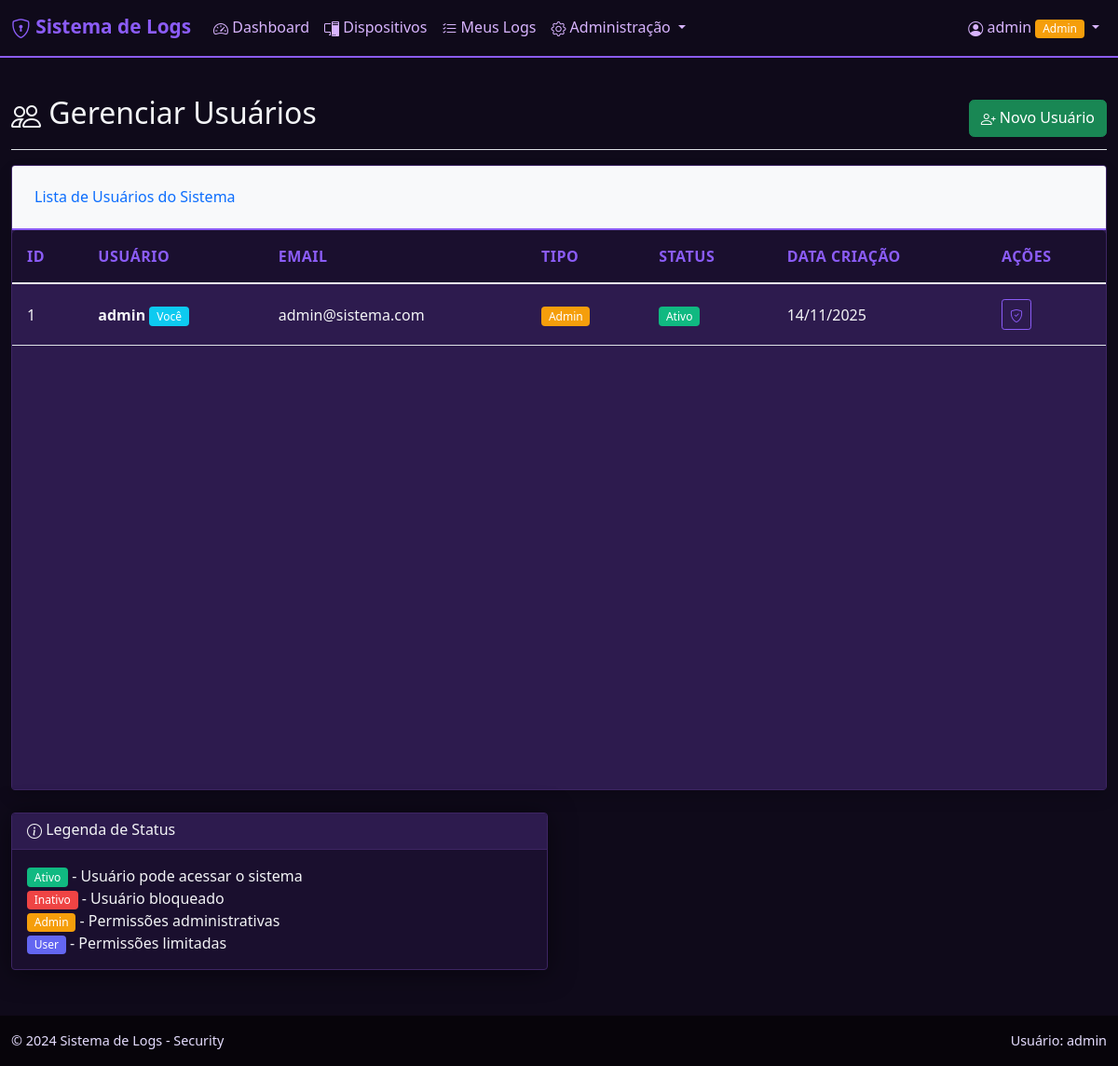
Before: /admin/users (signed in) with the older database file.
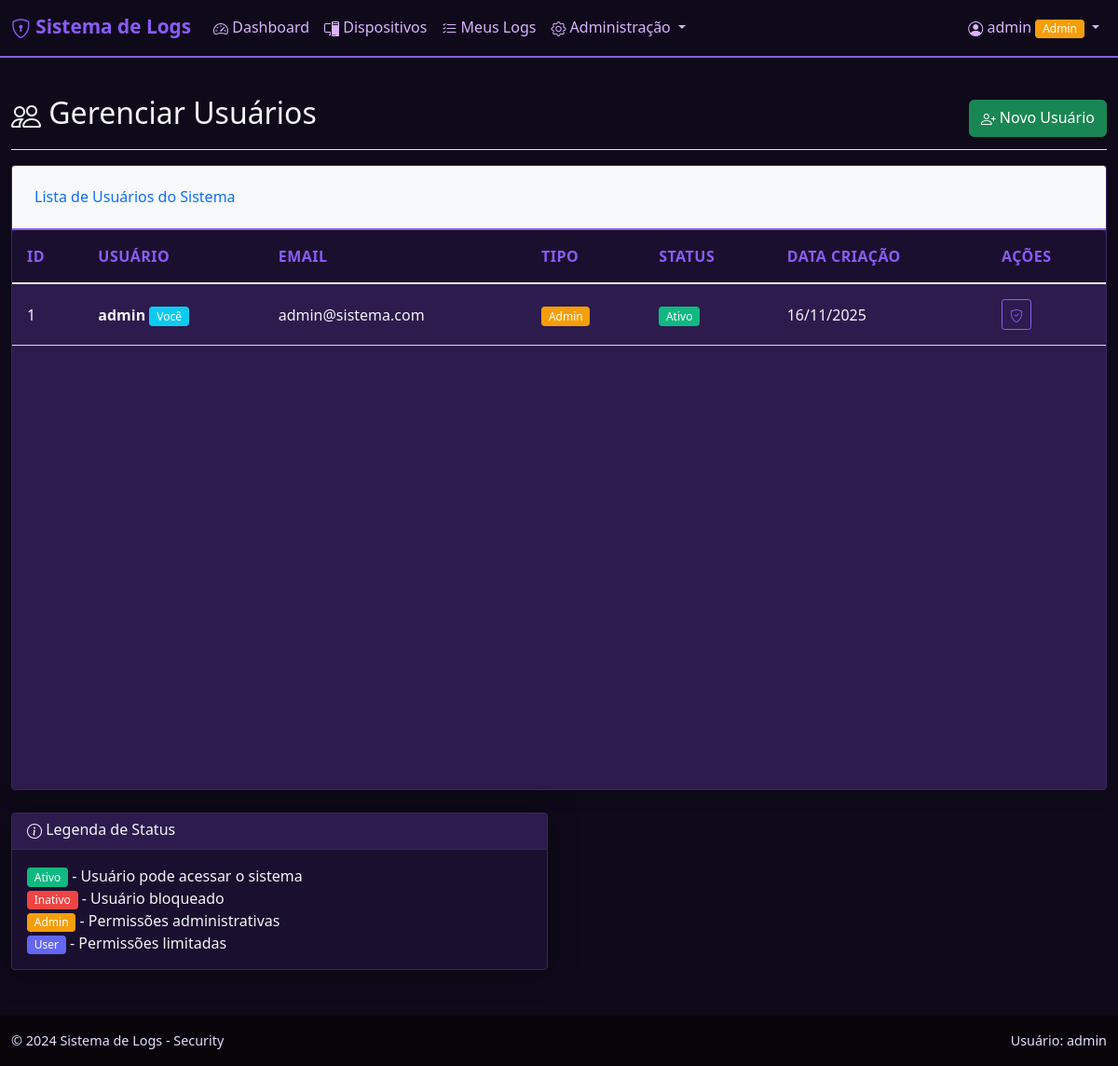
After: the same page with the newer database file.
### models.py (models this page shows)
class User(UserMixin, db.Model):
    id = db.Column(db.Integer, primary_key=True)
    username = db.Column(db.String(80), unique=True, nullable=False)
    email = db.Column(db.String(120), unique=True, nullable=False)
    password_hash = db.Column(db.String(255), nullable=False)
    role = db.Column(db.Enum(UserRole), default=UserRole.USER)
    created_at = db.Column(db.DateTime, default=get_brasilia_now)
    is_active = db.Column(db.Boolean, default=True)  # Usuário ativo ou desativado?
    user_permissions = db.relationship('UserPermission', backref='user', lazy=True, cascade='all, delete-orphan', foreign_keys='UserPermission.user_id')
    permissions_granted = db.relationship('UserPermission', backref='granted_by_user', lazy=True, foreign_keys='UserPermission.granted_by')
    logs = db.relationship('AccessLog', backref='user', lazy=True, cascade='all, delete-orphan')

### blueprints/users.py (the view)
@users_bp.route('/users')
@login_required
@admin_required
def users():
    users_list = User.query.all()
    return render_template('users.html', users=users_list)

### blueprints/users.py (called while the page is built)
def admin_required(func):
    from functools import wraps
    @wraps(func)
    def decorated_view(*args, **kwargs):
        if current_user.role != UserRole.ADMIN:
            flash('Acesso negado! Apenas administradores.', 'error')
            return redirect(url_for('main.dashboard'))
        return func(*args, **kwargs)
    return decorated_view

### templates/users.html (shortened to what this page needs)
{% extends "base.html" %}
{% block content %}
<div class="d-flex justify-content-between flex-wrap flex-md-nowrap align-items-center pt-3 pb-2 mb-3 border-bottom">
    <h1 class="h2"><i class="bi bi-people"></i> Gerenciar Usuários</h1>
    <div class="btn-toolbar mb-2 mb-md-0">
        <a href="{{ url_for('users.add_user') }}" class="btn btn-success">
            <i class="bi bi-person-plus"></i> Novo Usuário
        </a>
    </div>
</div>
<div class="card shadow">
    <div class="card-header bg-light">
        <h6 class="m-0 font-weight-bold text-primary">Lista de Usuários do Sistema</h6>
    </div>
    <div class="card-body">
        <div class="table-responsive">
            <table class="table table-hover" id="usersTable">
                <thead class="table-light">
                    <tr>
                        <th>ID</th>
                        <th>Usuário</th>
                        <th>Email</th>
                        <th>Tipo</th>
                        <th>Status</th>
                        <th>Data Criação</th>
                        <th>Ações</th>
                    </tr>
                </thead>
                <tbody>
                    {% for user in users %}
                    <tr>
                        <td>{{ user.id }}</td>
                        <td>
                            <strong>{{ user.username }}</strong>
                            {% if user.id == current_user.id %}
                            <span class="badge bg-info">Você</span>
                            {% endif %}
                        </td>
                        <td>{{ user.email }}</td>
                        <td>
                            <span class="badge {% if user.role.value == 'admin' %}bg-warning{% else %}bg-secondary{% endif %}">
                                {{ user.role.value|title }}
                            </span>
                        </td>
                        <td>
                            {% if user.is_active %}
                            <span class="badge bg-success">Ativo</span>
                            {% else %}
                            <span class="badge bg-danger">Inativo</span>
                            {% endif %}
                        </td>
                        <td>{{ user.created_at.strftime('%d/%m/%Y') }}</td>
                        <td>
                            <div class="btn-group btn-group-sm">
                                <a href="{{ url_for('users.user_permissions', user_id=user.id) }}"
                                   class="btn btn-outline-primary" title="Permissões">
                                    <i class="bi bi-shield-check"></i>
                                </a>
                            </div>
                        </td>
                    </tr>
                    {% endfor %}
                </tbody>
            </table>
        </div>
    </div>
</div>
<div class="row mt-4">
    <div class="col-md-6">
        <div class="card">
            <div class="card-header">
                <h6 class="mb-0"><i class="bi bi-info-circle"></i> Legenda de Status</h6>
            </div>
            <div class="card-body">
                <span class="badge bg-success">Ativo</span> - Usuário pode acessar o sistema<br>
                <span class="badge bg-danger">Inativo</span> - Usuário bloqueado<br>
                <span class="badge bg-warning">Admin</span> - Permissões administrativas<br>
                <span class="badge bg-secondary">User</span> - Permissões limitadas
            </div>
        </div>
    </div>
</div>
{% endblock %}

### templates/base.html (shortened to what this page needs)
<!DOCTYPE html>
<html lang="pt-BR">
<head>
    <link href="https://cdn.jsdelivr.net/npm/bootstrap@5.1.3/dist/css/bootstrap.min.css" rel="stylesheet">
    <link rel="stylesheet" href="https://cdn.jsdelivr.net/npm/bootstrap-icons@1.8.1/font/bootstrap-icons.css">
    <link href="{{ url_for('static', filename='css/style.css') }}" rel="stylesheet">
</head>
<body>
    <nav class="navbar navbar-expand-lg navbar-dark bg-dark">
        <div class="container-fluid">
            <a class="navbar-brand" href="{{ url_for('main.dashboard') }}">
                <i class="bi bi-shield-lock"></i> Sistema de Logs
            </a>
            <div class="collapse navbar-collapse" id="navbarNav">
                <ul class="navbar-nav me-auto">
                    {% if current_user.is_authenticated %}
                        <li class="nav-item">
                            <a class="nav-link" href="{{ url_for('main.dashboard') }}">
                                <i class="bi bi-speedometer2"></i> Dashboard
                            </a>
                        </li>
                        <li class="nav-item">
                            <a class="nav-link" href="{{ url_for('devices.devices') }}">
                                <i class="bi bi-pc-display"></i> Dispositivos
                            </a>
                        </li>
                        <li class="nav-item">
                            <a class="nav-link" href="{{ url_for('logs.logs') }}">
                                <i class="bi bi-list-check"></i> Meus Logs
                            </a>
                        </li>
                        {% if current_user.role.value == 'admin' %}
                        <li class="nav-item dropdown">
                            <a class="nav-link dropdown-toggle" href="#" id="adminDropdown" role="button" data-bs-toggle="dropdown">
                                <i class="bi bi-gear"></i> Administração
                            </a>
                        </li>
                        {% endif %}
                    {% endif %}
                </ul>
                <ul class="navbar-nav">
                    {% if current_user.is_authenticated %}
                    <li class="nav-item dropdown">
                        <a class="nav-link dropdown-toggle" href="#" id="userDropdown" role="button" data-bs-toggle="dropdown">
                            <i class="bi bi-person-circle"></i> {{ current_user.username }}
                            {% if current_user.role.value == 'admin' %}
                                <span class="badge bg-warning">Admin</span>
                            {% endif %}
                        </a>
                    </li>
                    {% else %}
                    <li class="nav-item">
                        <a class="nav-link" href="{{ url_for('auth.login') }}">Login</a>
                    </li>
                    {% endif %}
                </ul>
            </div>
        </div>
    </nav>
    <div class="container-fluid mt-4">
        {% block content %}{% endblock %}
    </div>
    <footer class="bg-dark text-light mt-5 py-3">
        <div class="container-fluid">
            <div class="row">
                <div class="col-md-6">
                    <p class="mb-0">&copy; 2024 Sistema de Logs - Security</p>
                </div>
                <div class="col-md-6 text-end">
                    <p class="mb-0">Usuário: {{ current_user.username if current_user.is_authenticated else 'Não logado' }}</p>
                </div>
            </div>
        </div>
    </footer>
</body>
</html>

Changed rows visible on the page:
changed User "admin": created_at "14/11/2025" → "16/11/2025"
